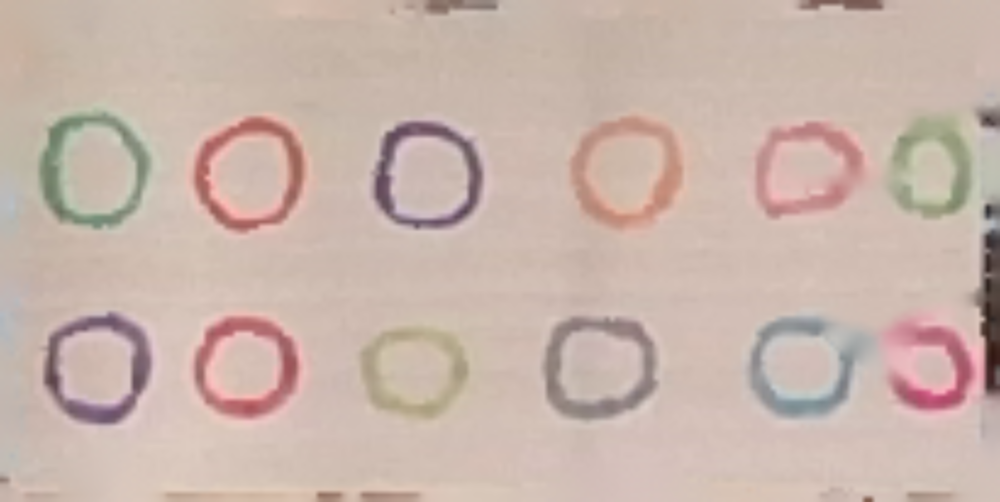
#> input picture src/mask/image_color_collection.png, 1000 x 502 px, shrunk from 2050 x 1030 before the run, found by its file name
$ python extract_mask.py
#> lines starting #> are read from the running program, lines starting #| are printed output that depends on the picture; after the words box and inside, x2 and y2 are one past the last pixel; in counts of white or black regions, pixels touching at a corner belong together
import os
import cv2
import json
import numpy as np

from sklearn.cluster import KMeans


# [64 lines left out: functions convert_rgb_to_hsv, create_mask_HSV, create_mask_RGB, get_mark_mask, not called in this run]


""" New color extraction method """

PREDEFINED_COLOR_TYPE_VALUES = None
with open("src/mask/color_type_values.json", "r") as f:
#> (reads src/mask/color_type_values.json from the repository)
    PREDEFINED_COLOR_TYPE_VALUES = json.load(f)

SEMANTIC_COLOR_MATCHING_MIN_DISTANCE = 100


def extract_marks_with_colors(
    image: np.ndarray, min_connect_ratio: float = 0.0001
) -> dict:
    # 转换为灰度图像
    gray_image = cv2.cvtColor(image, cv2.COLOR_BGR2GRAY)

    # # 使用直方图均衡化来增强对比度
    # gray_image = cv2.equalizeHist(gray_image)

    # 使用高斯模糊去噪
    # blurred_image = cv2.GaussianBlur(gray_image, (9, 9), 2)

    # use OTSU thresholding to get binary image with multiple channels
    b_channel, g_channel, r_channel = cv2.split(image)
    _, binary_b = cv2.threshold(
        b_channel, 0, 255, cv2.THRESH_BINARY_INV + cv2.THRESH_OTSU
    )
    _, binary_g = cv2.threshold(
        g_channel, 0, 255, cv2.THRESH_BINARY_INV + cv2.THRESH_OTSU
    )
    _, binary_r = cv2.threshold(
        r_channel, 0, 255, cv2.THRESH_BINARY_INV + cv2.THRESH_OTSU
    )
    binary_image = cv2.bitwise_or(binary_b, binary_g)
    binary_image = cv2.bitwise_or(binary_image, binary_r)

    # binary_image = cv2.adaptiveThreshold(
    #     blurred_image, 255, cv2.ADAPTIVE_THRESH_GAUSSIAN_C, cv2.THRESH_BINARY_INV, 11, 2
    # )

    # cv2.imwrite("test_binary_image.png", binary_image)
    # assert False

    # 根据连通域分析分割各个圆
    num_labels, labels_im = cv2.connectedComponents(binary_image)

    # 去掉过小的连通域， 占总image的比例小于min_connect_ratio的连通域
    connect_ratio = np.zeros(num_labels)
    for label in range(1, num_labels):
        connect_ratio[label] = np.sum(labels_im == label) / labels_im.size

    # 创建结果字典
    color_masks_dict = {}

    # 为每个mark创建掩码并提取颜色
    for label in range(1, num_labels):
        # 如果连通域的比例小于min_connect_ratio，则跳过
        if connect_ratio[label] < min_connect_ratio:
            continue

        # 创建单个mark的掩码
        single_mark_mask = np.zeros_like(gray_image)
        single_mark_mask[labels_im == label] = 255

        # 提取该圆的颜色部分
        mark_color = cv2.bitwise_and(image, image, mask=single_mark_mask)

        # 将颜色转换为HSV
        hsv_color = cv2.cvtColor(mark_color, cv2.COLOR_BGR2HSV)

        # 仅提取有颜色的部分
        non_zero_mask = single_mark_mask > 0
        hsv_pixels = hsv_color[non_zero_mask]

        # 如果颜色像素数过少，则跳过
        if len(hsv_pixels) < 10:
            continue

        # map hue to x-y plane
        kmeans_trainings = np.zeros((len(hsv_pixels), 4))
        kmeans_trainings[:, 0] = np.sin(hsv_pixels[:, 0] / 90 * np.pi)
        kmeans_trainings[:, 1] = np.cos(hsv_pixels[:, 0] / 90 * np.pi)
        kmeans_trainings[:, 2] = hsv_pixels[:, 1] / 255
        kmeans_trainings[:, 3] = hsv_pixels[:, 2] / 255

        # KMeans聚类
        kmeans = KMeans(n_clusters=min(3, len(kmeans_trainings) // 10))
        kmeans.fit(kmeans_trainings)
        dominant_color = kmeans.cluster_centers_[np.argmax(np.bincount(kmeans.labels_))]

        # transform back to hsv
        dominant_color_hsv = np.zeros(3)
        dominant_color_hsv[0] = (
            np.arctan2(dominant_color[0], dominant_color[1]) / np.pi * 90
        )
        if dominant_color_hsv[0] < 0:
            dominant_color_hsv[0] += 180
        dominant_color_hsv[1] = dominant_color[2] * 255
        dominant_color_hsv[2] = dominant_color[3] * 255

        # 将颜色转换为整数
        dominant_color_hsv = tuple(map(int, dominant_color_hsv))

        # 将颜色转换为BGR
        dominant_bgr_color = cv2.cvtColor(
            np.uint8(dominant_color_hsv).reshape(1, 1, 3), cv2.COLOR_HSV2BGR
        )[0][0]

        # 存储结果
        color_masks_dict[tuple(dominant_bgr_color)] = single_mark_mask

    return color_masks_dict


def draw_extracted_marks(color_masks_dict: dict, image_shape: tuple) -> np.ndarray:
    # 创建一个空白图像
    result_image = np.zeros(image_shape, dtype=np.uint8)

    # 为每个mark上色
    for color, mask in color_masks_dict.items():
        result_image[mask == 255] = color

    return result_image


def find_in_predefined_colors(color_mask_dict: dict) -> dict:
    semantic_color_mask_dict = {}
    for color in color_mask_dict.keys():
        temp_option_dict = {}

        # transform color to hsv
        color_hsv = cv2.cvtColor(np.uint8([[list(color)]]), cv2.COLOR_BGR2HSV).reshape(
            3
        )

        color_hsv_normalized = np.zeros(4)
        color_hsv_normalized[0] = np.sin(color_hsv[0] / 90 * np.pi)
        color_hsv_normalized[1] = np.cos(color_hsv[0] / 90 * np.pi)
        color_hsv_normalized[2] = color_hsv[1] / 255
        color_hsv_normalized[3] = color_hsv[2] / 255

        for predefined_color in PREDEFINED_COLOR_TYPE_VALUES:
            target_color_normalized = np.zeros(4)
            target_color_normalized[0] = np.sin(
                predefined_color["HSV_value"][0] / 90 * np.pi
            )
            target_color_normalized[1] = np.cos(
                predefined_color["HSV_value"][0] / 90 * np.pi
            )
            target_color_normalized[2] = predefined_color["HSV_value"][1] / 255
            target_color_normalized[3] = predefined_color["HSV_value"][2] / 255

            color_distance = np.linalg.norm(
                color_hsv_normalized - target_color_normalized
            )
            if color_distance < predefined_color["tolerance"]:
                temp_option_dict[predefined_color["type"]] = color_distance
        # find closest predefined color index
        if len(temp_option_dict) == 0:
            continue
        closest_color_type = min(temp_option_dict, key=temp_option_dict.get)
        if closest_color_type not in semantic_color_mask_dict.keys():
            semantic_color_mask_dict[closest_color_type] = color_mask_dict[color]
        else:  # merge two masks
            semantic_color_mask_dict[closest_color_type] = cv2.bitwise_or(
                semantic_color_mask_dict[closest_color_type], color_mask_dict[color]
            )
    return semantic_color_mask_dict


if __name__ == "__main__":
    # load image
    image_path = "src/mask/image_color_collection.png"
    if not os.path.exists(image_path):
        raise ValueError("Image not found")
    img = cv2.imread(image_path)
#> img is the input picture: shape (502, 1000, 3); mean B, G, R 171.2, 180.7, 200.9

    # # target color
    # for mark_type_name in MARK_TYPES.keys():
    #     img_binary = get_mark_mask(MARK_TYPES[mark_type_name], image_path)

    #     # save the mask
    #     cv2.imwrite(
    #         os.path.join(
    #             images_folder,
    #             MARK_SAVING_TEMPLATE.format(mark_type_name=mark_type_name),
    #         ),
    #         img_binary,
    #     )

    color_masks_dict = extract_marks_with_colors(img)
#> in extract_marks_with_colors, `b_channel, g_channel, r_channel = cv2.split(image)`:
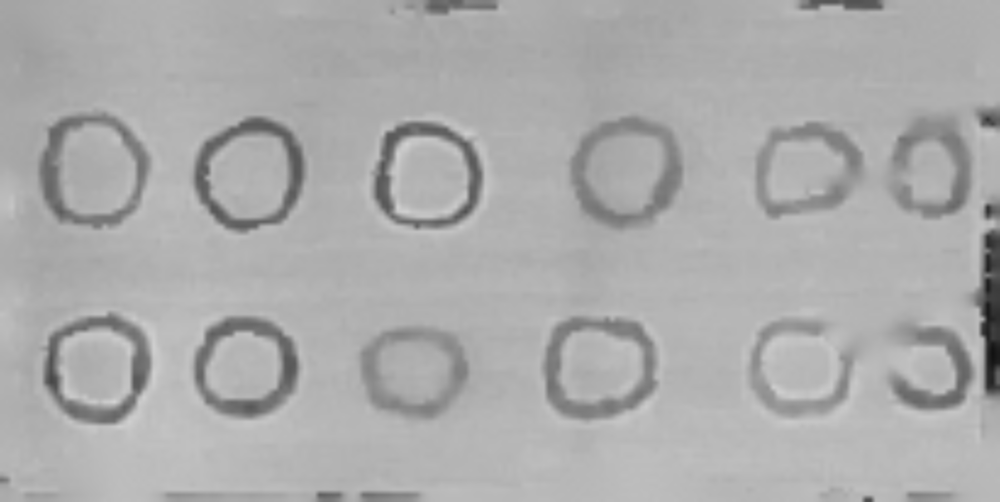
#> b_channel: shape (502, 1000); min 18, max 211, mean 171.2
#> in extract_marks_with_colors, `b_channel, g_channel, r_channel = cv2.split(image)`:
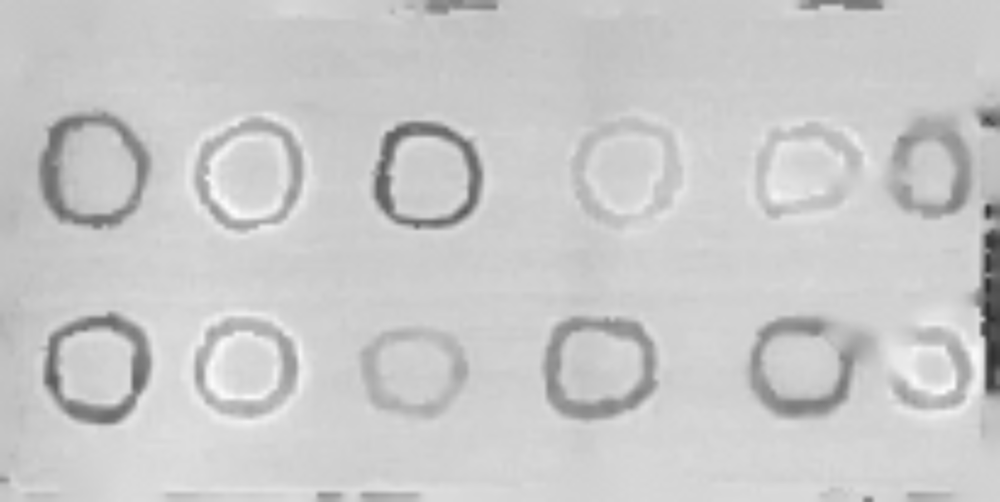
#> r_channel: shape (502, 1000); min 47, max 252, mean 200.9
#> in extract_marks_with_colors, `_, binary_b = cv2.threshold( b_channel, 0, 255, cv2.THRESH_BINARY_INV ..`:
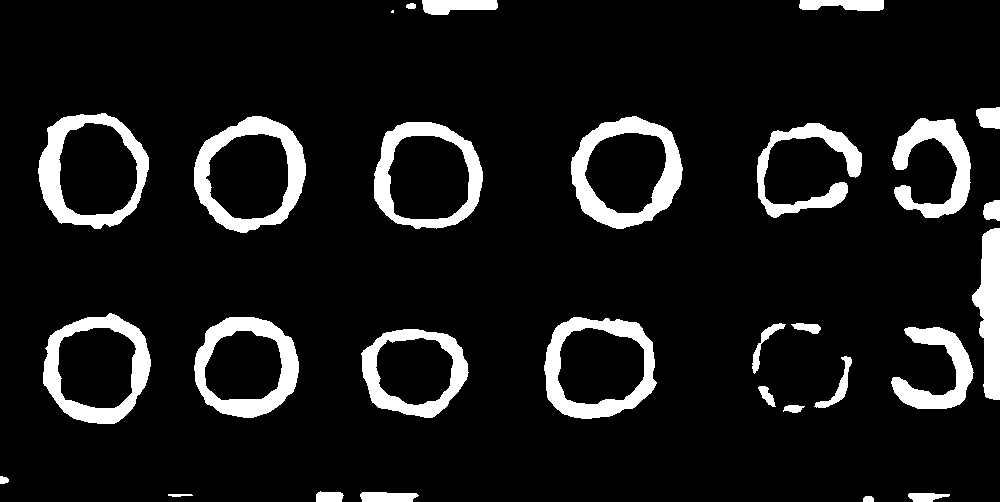
#> binary_b: shape (502, 1000); 10% white; 29 white regions (1 under 20 px), largest, box (x1, y1, x2, y2) and area: (571, 116, 683, 229) 4664, (194, 116, 306, 233) 4421, (38, 113, 149, 229) 4213
#> in extract_marks_with_colors, `_, binary_g = cv2.threshold( g_channel, 0, 255, cv2.THRESH_BINARY_INV ..`: binary_g: shape (502, 1000); 8.9% white; 27 white regions (3 under 20 px), largest, box (x1, y1, x2, y2) and area: (43, 312, 152, 425) 4701, (194, 317, 299, 419) 4320, (373, 121, 483, 230) 4301
#> in extract_marks_with_colors, `_, binary_r = cv2.threshold( r_channel, 0, 255, cv2.THRESH_BINARY_INV ..`: binary_r: shape (502, 1000); 7.1% white; 37 white regions (4 under 20 px), largest, box (x1, y1, x2, y2) and area: (38, 111, 151, 230) 5059, (43, 312, 151, 425) 4475, (544, 317, 657, 420) 4411
#> in extract_marks_with_colors, `binary_image = cv2.bitwise_or(binary_b, binary_g)`: binary_image: shape (502, 1000); 10.8% white; 25 white regions (1 under 20 px), largest, box (x1, y1, x2, y2) and area: (43, 312, 152, 425) 4701, (571, 116, 683, 229) 4664, (194, 116, 306, 233) 4439
#> in extract_marks_with_colors, `binary_image = cv2.bitwise_or(binary_image, binary_r)`: binary_image: shape (502, 1000); 11.4% white; 24 white regions (1 under 20 px), largest, box (x1, y1, x2, y2) and area: (38, 111, 151, 230) 5062, (43, 312, 152, 425) 4701, (571, 116, 683, 229) 4664
#> in extract_marks_with_colors, `num_labels, labels_im = cv2.connectedComponents(binary_image)`:
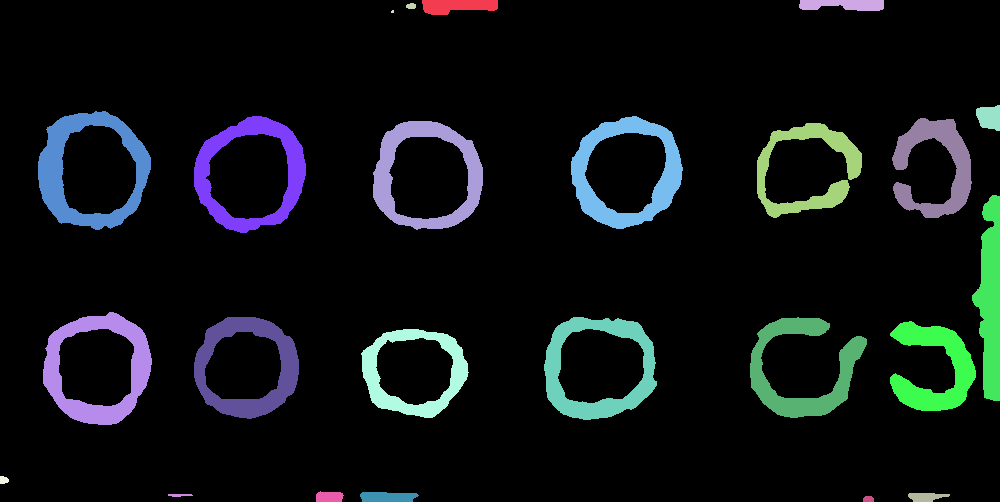
#> labels_im: shape (502, 1000) int32; 25 distinct labels, from 0 to 24; one colour per label, 0 black
#> in extract_marks_with_colors, `num_labels, labels_im = cv2.connectedComponents(binary_image)`: num_labels = 25
#> after the loop in extract_marks_with_colors, `for label in range(1, num_labels):`: connect_ratio = 25 values, max 0.0101 at index 6, min 0 at index 0, mean 0.00457
#> the loop in extract_marks_with_colors, `for label in range(1, num_labels):` made 24 passes
#> dominant_color on passes 1, 2, 5, 6, 7, 8, 9, 10, 11, 12, 13, 14: [0.308, 0.951, 0.164, 0.575], [0.199, 0.98, 0.285, 0.49], [0.315, 0.948, 0.117, 0.6], [0.994, 0.0586, 0.129, 0.595], [0.0741, 0.997, 0.403, 0.679], [0.255, 0.967, 0.3, 0.737], [0.915, 0.401, 0.166, 0.643], [-0.428, 0.901, 0.17, 0.521], [0.0517, 0.998, 0.261, 0.77], [0.281, 0.951, 0.258, 0.376], [-0.463, 0.881, 0.18, 0.547], [-0.0576, 0.998, 0.405, 0.689]
#> after the loop in extract_marks_with_colors, `for label in range(1, num_labels):`:
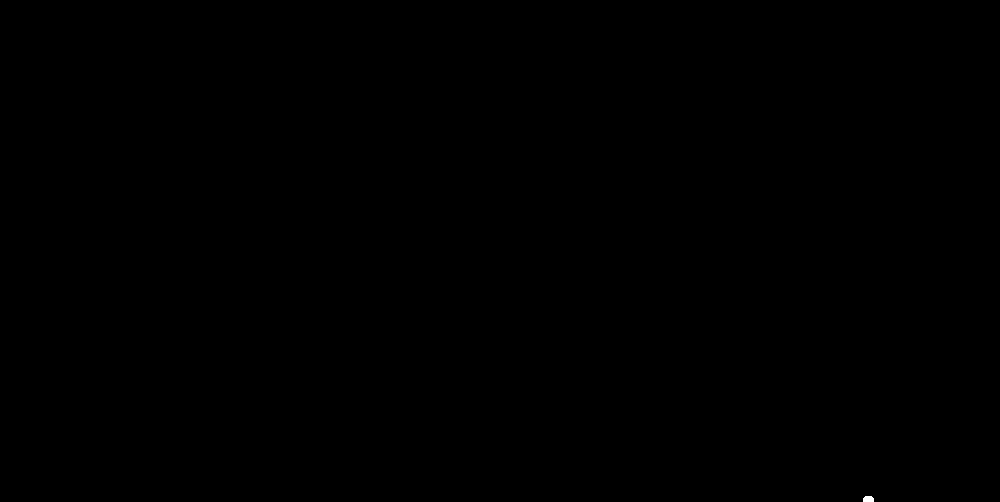
#> single_mark_mask: shape (502, 1000); 0.01% white; 1 white region, box (x1, y1, x2, y2) and area: (863, 496, 874, 502) 60
#> after the loop in extract_marks_with_colors, `for label in range(1, num_labels):`: color_masks_dict = 22 items
#> color_masks_dict = 22 items
    colored_masks_img = draw_extracted_marks(color_masks_dict, img.shape)
#> the loop in draw_extracted_marks, `for color, mask in color_masks_dict.items():` made 22 passes
#> color on passes 1 to 12: (123, 129, 146), (90, 96, 125), (135, 140, 152), (132, 151, 143), (104, 108, 173), (131, 144, 187), (137, 164, 161), (119, 110, 132), (145, 147, 196), (71, 77, 95), (126, 114, 139), (109, 104, 175)
#> after the loop in draw_extracted_marks, `for color, mask in color_masks_dict.items():`:
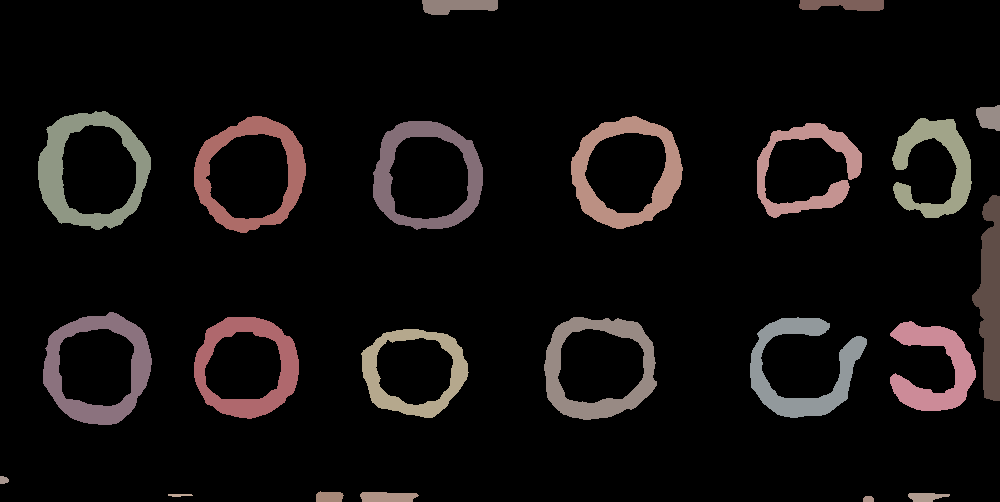
#> result_image: shape (502, 1000, 3); mean of channels 0, 1, 2 14.4, 15, 18.1; drawn as B, G, R
    cv2.imwrite("colored_masks_img.png", colored_masks_img)

    # find semantic color mask
    semantic_color_mask_dict = find_in_predefined_colors(color_masks_dict)
#> the loop in find_in_predefined_colors, `for color in color_mask_dict.keys():` made 22 passes
#> (color, color_hsv, closest_color_type) on passes 1 to 12: ((123, 129, 146), [8, 40, 146], 'grey'), ((90, 96, 125), [5, 71, 125], 'grey'), ((135, 140, 152), [9, 29, 152], 'grey'), ((132, 151, 143), [43, 32, 151], 'green'), ((104, 108, 173), [2, 102, 173], 'orange'), ((131, 144, 187), [7, 76, 187], 'orange'), ((137, 164, 161), [33, 42, 164], 'green'), ((119, 110, 132), [168, 43, 132], 'purple'), ((145, 147, 196), [1, 66, 196], 'orange'), ((71, 77, 95), [8, 64, 95], 'brown_ignore'), ((126, 114, 139), [166, 46, 139], 'purple'), ((109, 104, 175), [178, 103, 175], 'red')
#> after the loop in find_in_predefined_colors, `for color in color_mask_dict.keys():`: semantic_color_mask_dict = 7 items
#> semantic_color_mask_dict = 7 items
    semantic_saving_folder = "src/mask/semantic_color_mask_vis"
    os.makedirs(semantic_saving_folder, exist_ok=True)
    for i, (color_type, mask) in enumerate(semantic_color_mask_dict.items()):
        cv2.imwrite(
            os.path.join(semantic_saving_folder, f"semantic_{color_type}.png"), mask
        )
        print(f"{color_type} saved")
#> this loop made 7 passes
#> color_type on passes 1 to 7: 'grey', 'green', 'orange', 'purple', 'brown_ignore', 'red', 'blue'
#| grey saved
#| green saved
#| orange saved
#| purple saved
#| brown_ignore saved
#| red saved
#| blue saved
#> pass 2, `cv2.imwrite( os.path.join(semantic_saving_folder, f"semantic_{color_ty..`:
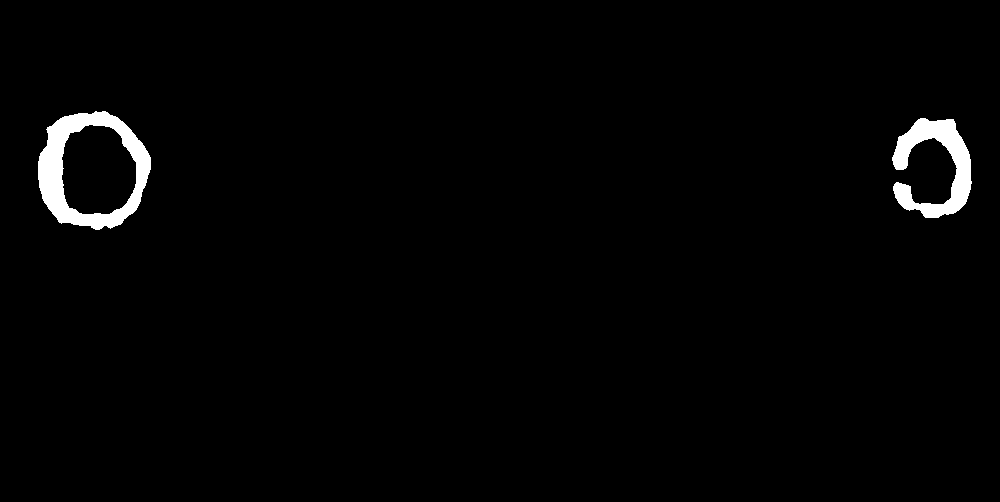
#> saved as semantic_green.png: shape (502, 1000); 1.7% white; 2 white regions, box (x1, y1, x2, y2) and area: (38, 111, 151, 230) 5062, (892, 118, 972, 218) 3607
